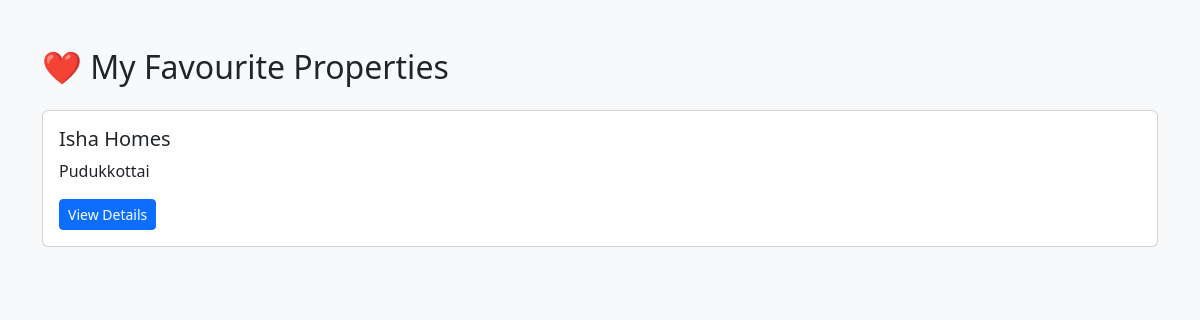
/favourites/ (signed in), run on an earlier commit of the app's database.
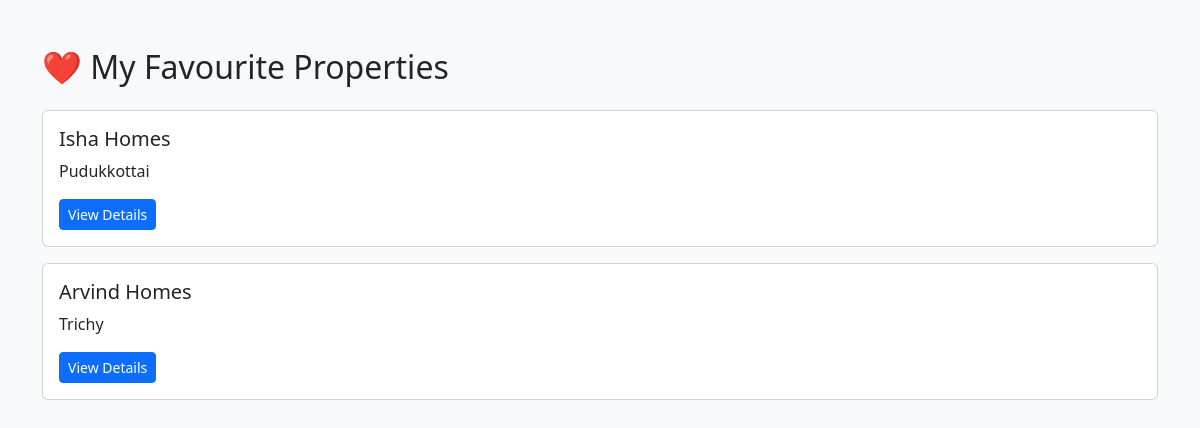
And on a later commit of the database.
### real_estate/models.py (models this page shows, shortened)
class Favourite(models.Model):
    user = models.ForeignKey(User, on_delete=models.CASCADE)
    property = models.ForeignKey(Property, on_delete=models.CASCADE)
    created_at = models.DateTimeField(auto_now_add=True)
    class Meta:
        unique_together = ("user", "property")

class Property(models.Model):
    class PropertyType(models.TextChoices):
        HOME = "home", "Home"
        APARTMENT = "apartment", "Apartment"
    name = models.CharField(max_length=100)
    location = models.CharField(max_length=255)
    price = models.DecimalField(
        max_digits=10,
        decimal_places=2,
        validators=[MinValueValidator(0)],
        db_index=True,
    )
    size = models.PositiveIntegerField(help_text="Size in square feet")
    image = models.ImageField(upload_to="properties/", blank=True, null=True)
    property_type = models.CharField(
        max_length=20,
        choices=PropertyType.choices,
        default=PropertyType.HOME,
        db_index=True,
    )
    is_available = models.BooleanField(default=True)
    description = models.TextField(blank=True)
    time_added = models.DateTimeField(auto_now_add=True)
    class Meta:
        ordering = ["-time_added"]

### real_estate/views.py (the view)
# urls.py: path("favourites/", views.favourite_list, name="favourite_list"),
@login_required
def favourite_list(request):
    favourites = Favourite.objects.filter(user=request.user)
    return render(request, "favourites.html", {"favourites": favourites})

### real_estate/templates/favourites.html (shortened to what this page needs)
<!doctype html>
<html lang="en">
  <head>
    <link
      href="https://cdn.jsdelivr.net/npm/bootstrap@5.3.2/dist/css/bootstrap.min.css"
      rel="stylesheet"
    />
  </head>
  <body class="bg-light">
    <div class="container my-5">
      <h2 class="mb-4">❤️ My Favourite Properties</h2>
      {% for fav in favourites %}
      <div class="card mb-3">
        <div class="card-body">
          <h5>{{ fav.property.name }}</h5>
          <p>{{ fav.property.location }}</p>
          <a
            href="{% url 'property_detail' fav.property.pk %}"
            class="btn btn-sm btn-primary"
          >
            View Details
          </a>
        </div>
      </div>
      {% empty %}
      <p>No favourites yet 😔</p>
      {% endfor %}
    </div>
  </body>
</html>

What changed in the data, as far as the page shows it:
added Favourite: property.name "Arvind Homes", property.location "Trichy"
